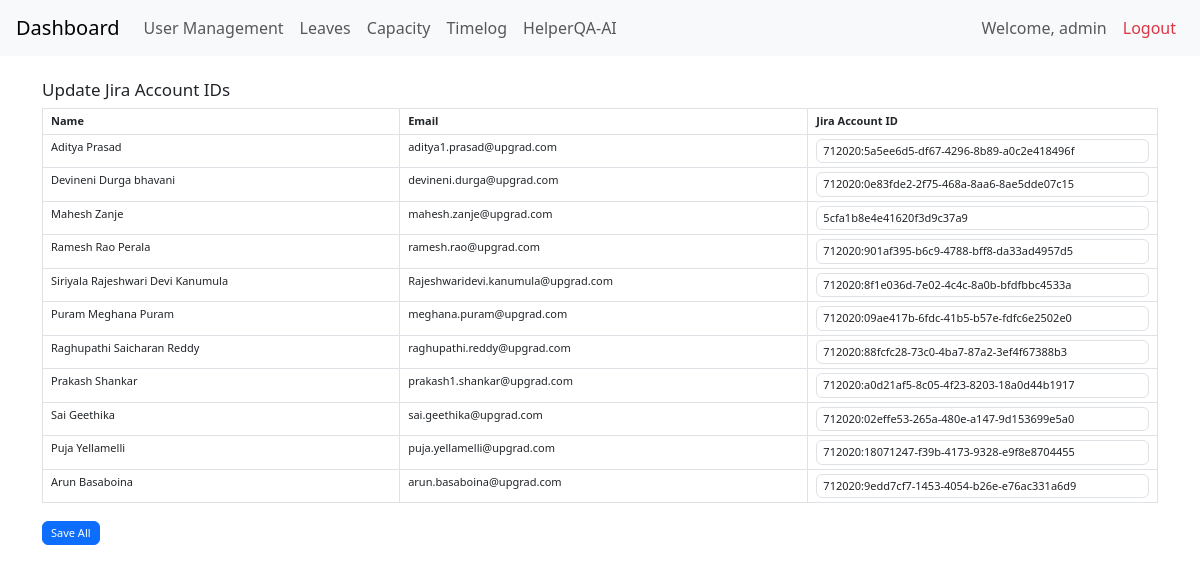
The page /update-jira-id (signed in) on the database as committed earlier.
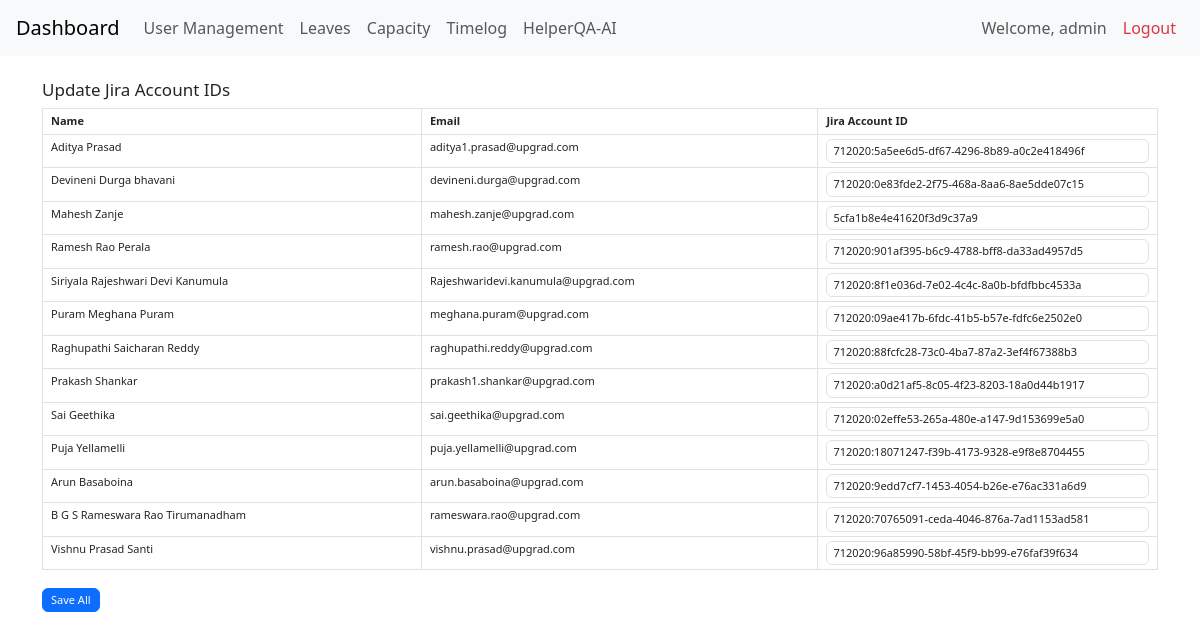
The same page on the database as committed later.
### app.py (models this page shows)
class User(db.Model):
    id = db.Column(db.Integer, primary_key=True)
    name = db.Column(db.String(100))
    email = db.Column(db.String(100))
    designation = db.Column(db.String(100))
    jira_account_id = db.Column(db.String(100))  # Jira mapping

### app.py (the view, shortened to what this page needs)
@app.route('/update-jira-id', methods=['GET', 'POST'])
def update_jira_id():
    users = User.query.all()
    return render_template('update_jira_id.html', users=users)

### app.py (called while the page is built)
@app.before_request
def require_login():
    if 'logged_in' not in session and request.endpoint not in ['login', 'static','HelperQA_AI','generate_testcases']:
        return redirect('/login')

### templates/update_jira_id.html
{% extends 'base.html' %}
{% block content %}
<h2>Update Jira Account IDs</h2>
<form method="POST">
    <table class="table table-bordered">
        <thead>
            <tr>
                <th>Name</th>
                <th>Email</th>
                <th>Jira Account ID</th>
            </tr>
        </thead>
        <tbody>
            {% for user in users %}
            <tr>
                <td>{{ user.name }}</td>
                <td>{{ user.email }}</td>
                <td>
                    <input type="text" class="form-control" name="jira_{{ user.id }}" value="{{ user.jira_account_id or '' }}">
                </td>
            </tr>
            {% endfor %}
        </tbody>
    </table>
    <button class="btn btn-primary" type="submit">Save All</button>
</form>
{% endblock %}

Rows that differ between the two databases and show on the page:
added User: name "B G S Rameswara Rao Tirumanadham", email "rameswara.rao@upgrad.com", jira_account "712020:70765091-ceda-4046-876a-7ad1153ad581"
added User: name "Vishnu Prasad Santi", email "vishnu.prasad@upgrad.com", jira_account "712020:96a85990-58bf-45f9-bb99-e76faf39f634"
